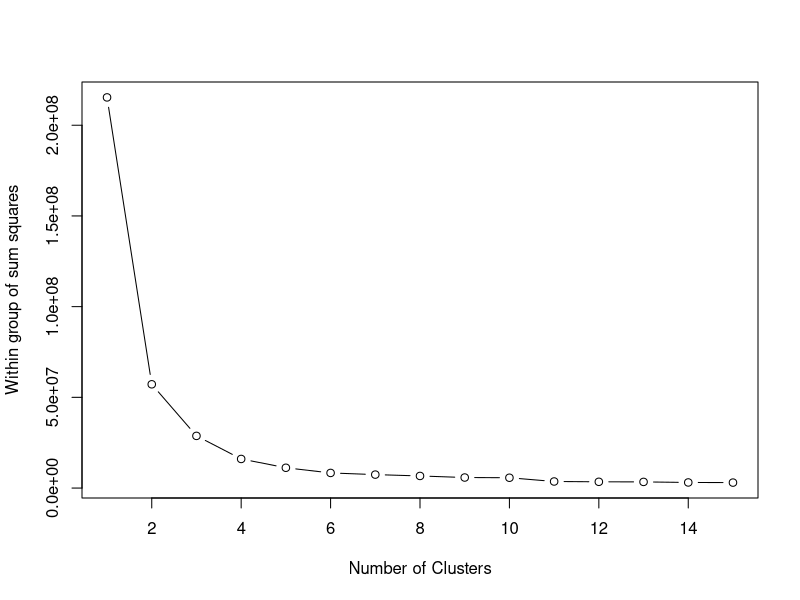
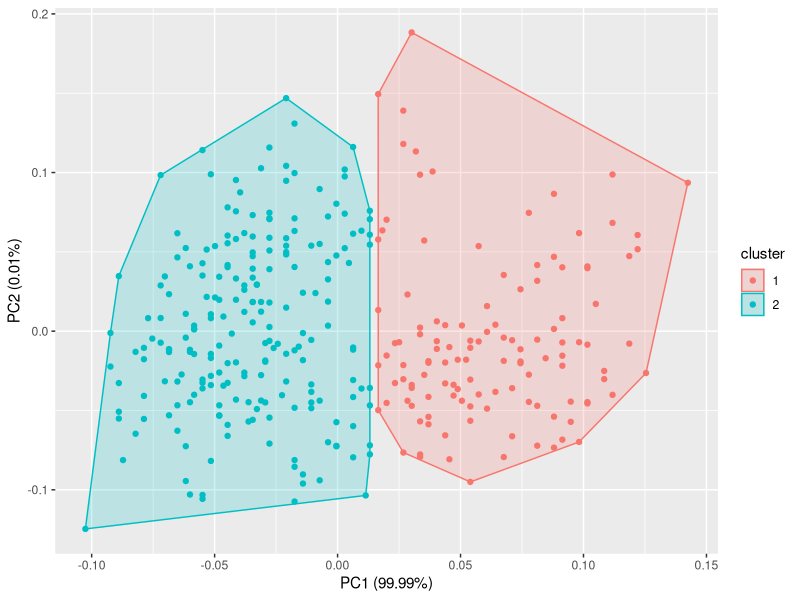

These charts were generated, in order, by the following R code:
library('stats')
library('dplyr')
library('ggplot2')
library('ggfortify')

library(palmerpenguins)
data("penguins")
head(penguins)


#important to remove na values
clean_penguins <- na.omit(penguins)

mydata <- select(clean_penguins,c(3,4,5,6))



wssplot <- function(data, nc=15, seed = 1234) 
{
  wss <- (nrow(data)-1)*sum(apply(data,2,var))
  for (i in 2:nc) {
    set.seed(seed)
    wss[i] <- sum(kmeans(data, centers = i)$withinss)
  } 
  plot(1:nc, wss, type ="b", xlab = "Number of Clusters", 
       ylab="Within group of sum squares")
}




wssplot(mydata)


model_kmeans_cluster <- kmeans(mydata, 2)


autoplot(model_kmeans_cluster, mydata, frame=TRUE)


df_center <- data.frame(model_kmeans_cluster$centers)

df_center
